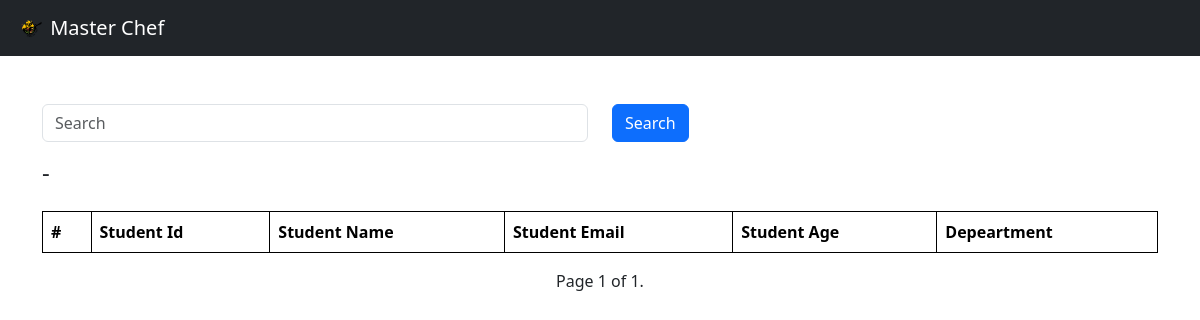
The app's page /report/, older data.
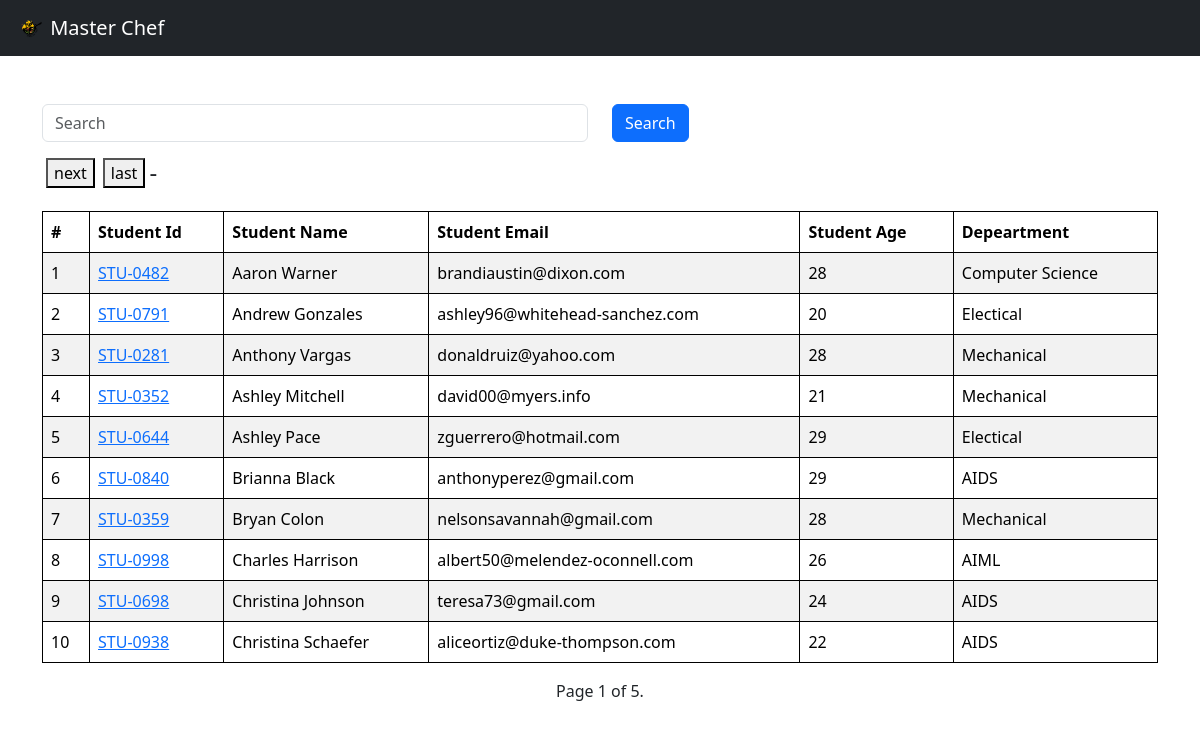
The same page, newer data.
### vege/models.py (models this page shows, shortened)
class Student(models.Model):
    department = models.ForeignKey(Department , related_name="depart" , on_delete=models.CASCADE)
    student_id = models.OneToOneField(StudentID , related_name="studentid" , on_delete=models.CASCADE)
    student_name = models.CharField(max_length=100)
    student_email = models.EmailField(unique=True)
    student_age = models.IntegerField(default=18)
    student_address = models.TextField()
    is_deleted = models.BooleanField(default=False)
    objects = StudentManager()
    admin_objects = models.Manager()
    class Meta:
        ordering = ['student_name']
        verbose_name = "student"

class StudentID(models.Model):
    student_id = models.CharField(max_length=100)
    def __str__(self) -> str:
        return self.student_id

class Department (models.Model):
    department = models.CharField(max_length=100)
    def __str__(self) -> str:
        return self.department
    class Meta:
        ordering = ['department']

### vege/views.py (the view)
# urls.py: path('report/',get_students,name="get_students"),
def get_students(request):
    queryset = Student.objects.all()
    if request.GET.get('search'):
        search = request.GET.get('search')
        queryset = queryset.filter(
            Q(student_name__icontains = search) |
            Q(department__department__icontains = search) |
            Q(student_id__student_id__icontains = search) |
            Q(student_email__icontains = search) |
            Q(student_age__icontains = search)
         )
        paginator = Paginator(queryset, 10)  # Show 25 contacts per page.
        page_number = request.GET.get("page")
        page_obj = paginator.get_page(page_number)
        return render(request, "report/report.html", {"queryset": page_obj,"search":search})
    else:
        paginator = Paginator(queryset, 10)  # Show 25 contacts per page.
        page_number = request.GET.get("page")
        page_obj = paginator.get_page(page_number)
        return render(request, "report/report.html", {"queryset": page_obj})

### vege/models.py (called while the page is built)
    def get_queryset(self):
        return super().get_queryset().filter(is_deleted=False)

### vege/templates/report/report.html (shortened to what this page needs)
<!DOCTYPE html>
<html lang="en">
<head>
  <link href="https://cdn.jsdelivr.net/npm/bootstrap@5.3.1/dist/css/bootstrap.min.css" rel="stylesheet"
>
</head>
<body>
  <nav class="navbar navbar-dark bg-dark">
    <a class="navbar-brand" href="#">
      <img src="/media/ico.png" width="30" height="30" class="d-inline-block align-top display-1 ml-3"
        style="margin-left: 15px;" alt="">
      Master Chef
    </a>
  </nav>
  <div class="container  pt-5">
    <form class="mb-3">
    <div class="row">
        <div class="col-md-6">
          <input class="form-control" placeholder="Search"  name="search">
        </div>
        <div class="col-md-6">
          <button class="btn btn-primary">Search</button>
        </div>
      </div>
    </form>
    <div class="pagination">
      <span class="step-links d-inline-flex">
        {% if queryset.has_next %}
        <a href="?search={{search}}&page={{ queryset.next_page_number }}" class="px-1"><button>next</button></a>
        <a href="?search={{search}}&page={{ queryset.paginator.num_pages }}" class="px-1"><button>last</button></a>
        {% endif %}
        <h4>-</h4>
      </span>
    </div>
    <div class="pt-3">
    <table class="table table-striped ">
      <thead>
        <tr>
          <th scope="col">#</th>
          <th scope="col">Student Id</th>
          <th scope="col">Student Name</th>
          <th scope="col">Student Email</th>
          <th scope="col">Student Age</th>
          <th scope="col">Depeartment</th>
        </tr>
      </thead>
      <tbody>
        {% for student in queryset %}
        <tr>
          <td>{{forloop.counter}}</td>
          <td><a href="{% url 'see_marks' student.student_id %}">{{student.student_id}}</a></td>
          <td>{{student.student_name}}</td>
          <td>{{student.student_email}}</td>
          <td>{{student.student_age}}</td>
          <td>{{student.department}}</td>
        </tr>
        {% endfor %}
      </tbody>
    </table>
    </div>
    <span class="current d-flex justify-content-center">
      Page {{ queryset.number }} of {{ queryset.paginator.num_pages }}.
    </span>
  </div>
</body>
</html>

Row changes from the older to the newer data that the page shows:
added Student: student_id "STU-0482", student_name "Aaron Warner", student_email "brandiaustin@dixon.com", student_age "28", department "Computer Science"
added Student: student_id "STU-0791", student_name "Andrew Gonzales", student_email "ashley96@whitehead-sanchez.com", student_age "20", department "Electical"
added Student: student_id "STU-0281", student_name "Anthony Vargas", student_email "donaldruiz@yahoo.com", student_age "28", department "Mechanical"
added Student: student_id "STU-0352", student_name "Ashley Mitchell", student_email "david00@myers.info", student_age "21", department "Mechanical"
added Student: student_id "STU-0644", student_name "Ashley Pace", student_email "zguerrero@hotmail.com", student_age "29", department "Electical"
added Student: student_id "STU-0840", student_name "Brianna Black", student_email "anthonyperez@gmail.com", student_age "29", department "AIDS"
added Student: student_id "STU-0359", student_name "Bryan Colon", student_email "nelsonsavannah@gmail.com", student_age "28", department "Mechanical"
added Student: student_id "STU-0998", student_name "Charles Harrison", student_email "albert50@melendez-oconnell.com", student_age "26", department "AIML"
added Student: student_id "STU-0698", student_name "Christina Johnson", student_email "teresa73@gmail.com", student_age "24", department "AIDS"
added Student: student_id "STU-0938", student_name "Christina Schaefer", student_email "aliceortiz@duke-thompson.com", student_age "22", department "AIDS"
Text that changed along with them:
{{ queryset.paginator.num_pages }}: "1" → "5"
text now shown: "next last"
